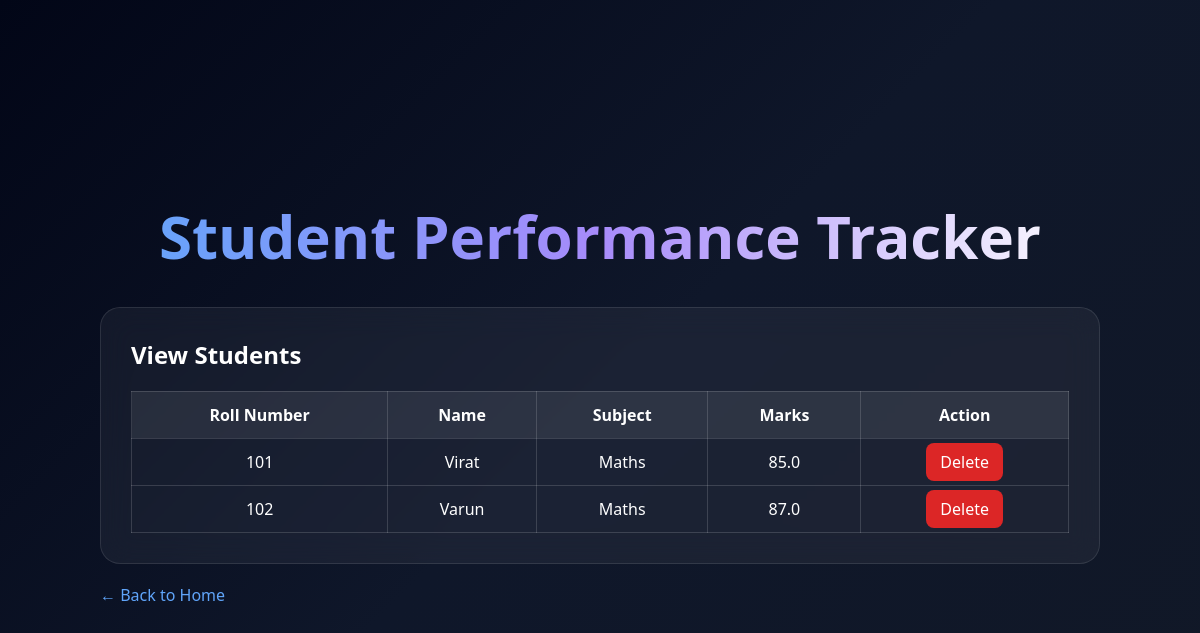
The app's page /view_students, older data.
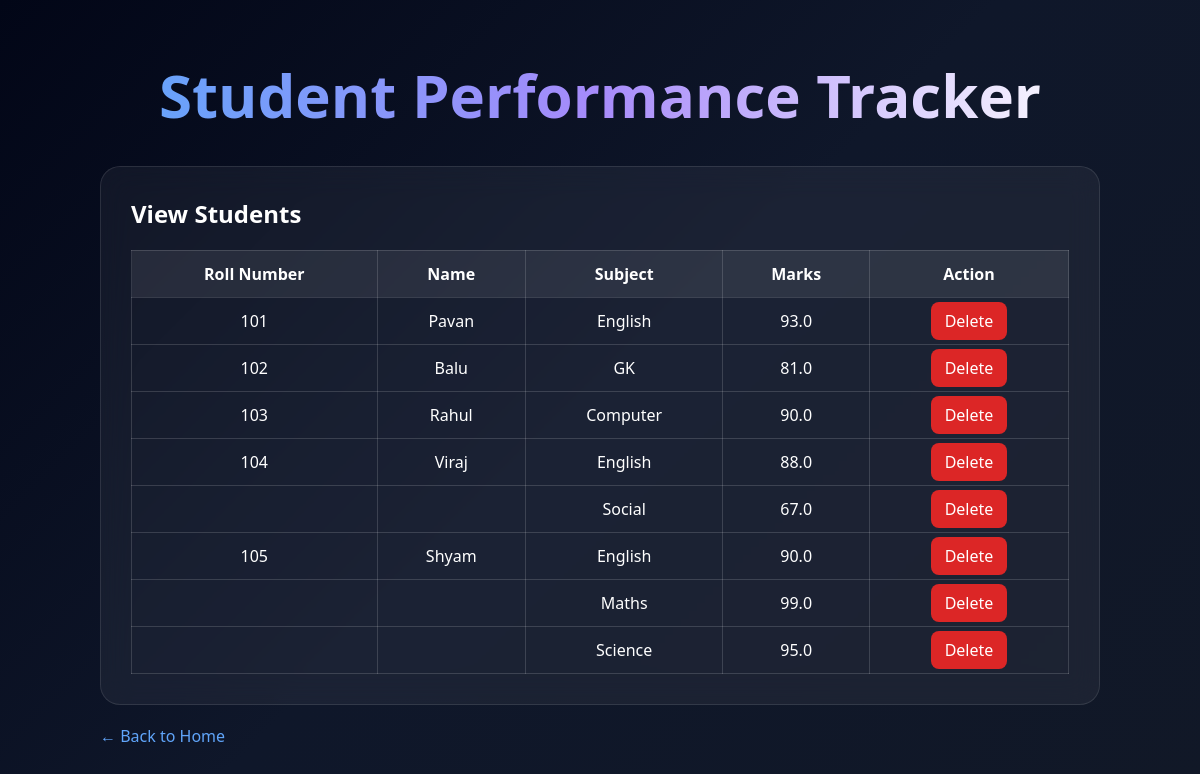
The same page, newer data.
### tables this page shows
CREATE TABLE grades (
    id INTEGER PRIMARY KEY AUTOINCREMENT,
    roll_number TEXT,
    subject TEXT,
    marks REAL,
    FOREIGN KEY (roll_number)
        REFERENCES students(roll_number)
);

CREATE TABLE students (
    roll_number TEXT PRIMARY KEY,
    name TEXT NOT NULL
);

### app.py (the view)
@app.route("/view_students")
def view_students():
    conn = get_connection()
    cursor = conn.cursor()
    cursor.execute("""
        SELECT
            s.roll_number,
            s.name,
            g.id,
            g.subject,
            g.marks
        FROM students s
        LEFT JOIN grades g
        ON s.roll_number = g.roll_number
        ORDER BY s.roll_number
    """)
    students = cursor.fetchall()
    conn.close()
    return render_template(
        "view_students.html",
        students=students
    )

### db.py (called while the page is built)
def get_connection():
    conn = sqlite3.connect("student_tracker.db")
    conn.row_factory = sqlite3.Row
    return conn

### templates/view_students.html (shortened to what this page needs)
<!DOCTYPE html>
<html>
<head>
    <link rel="stylesheet"
          href="{{ url_for('static', filename='style.css') }}">
</head>
<body>
<div class="page-container">
<h1>Student Performance Tracker</h1>
<div class="table-card">
<h2>View Students</h2>
<table>
<tr>
    <th>Roll Number</th>
    <th>Name</th>
    <th>Subject</th>
    <th>Marks</th>
    <th>Action</th>
</tr>
{% set ns = namespace(previous_roll='') %}
{% for student in students %}
<tr>
    {% if ns.previous_roll != student[0] %}
        <td>{{ student[0] }}</td>
        <td>{{ student[1] }}</td>
    {% else %}
        <td></td>
        <td></td>
    {% endif %}
    <td>{{ student[3] }}</td>
    <td>{{ student[4] }}</td>
    <td>
        <a
        href="/delete_grade/{{ student[2] }}"
        class="delete-btn">
        Delete
        </a>
    </td>
</tr>
{% set ns.previous_roll = student[0] %}
{% endfor %}
</table>
</div>
<a href="/" class="back-btn">
← Back to Home
</a>
</div>
</body>
</html>

### static/style.css (style rules this page uses)
* { margin:0; padding:0; box-sizing:border-box; font-family:Segoe UI, sans-serif; }
body { min-height:100vh; background: linear-gradient( 135deg, #020617, #0f172a, #111827); color:white; display:flex; justify-content:center; align-items:center; padding:40px; }
h1 { text-align:center; font-size:60px; margin-bottom:10px; background:linear-gradient( to right, #60a5fa, #a78bfa, white); -webkit-background-clip:text; -webkit-text-fill-color:transparent; }
.page-container { width:90%; max-width:1000px; margin:auto; }
.form-card, .table-card { background:rgba(255,255,255,0.05); backdrop-filter:blur(15px); padding:30px; border-radius:20px; margin-top:30px; border:1px solid rgba(255,255,255,0.1); }
table { width:100%; border-collapse:collapse; margin-top:20px; }
th, td { padding:12px; text-align:center; border:1px solid rgba(255,255,255,0.15); }
th { background:rgba(255,255,255,0.08); }
.back-btn { display:inline-block; margin-top:20px; color:#60a5fa; text-decoration:none; }
.delete-btn { background:#dc2626; color:white; padding:8px 14px; border-radius:8px; text-decoration:none; }

Row changes from the older to the newer data that the page shows:
removed grades: roll_number "101", name "Virat", subject "Maths", marks "85.0"
removed grades: roll_number "102", name "Varun", subject "Maths", marks "87.0"
added grades: roll_number "101", name "Pavan", subject "English", marks "93.0"
added grades: roll_number "102", name "Balu", subject "GK", marks "81.0"
added grades: roll_number "103", name "Rahul", subject "Computer", marks "90.0"
added grades: roll_number "104", name "Viraj", subject "English", marks "88.0"
added grades: subject "Social", marks "67.0"
added grades: roll_number "105", name "Shyam", subject "English", marks "90.0"
added grades: subject "Maths", marks "99.0"
added grades: subject "Science", marks "95.0"
